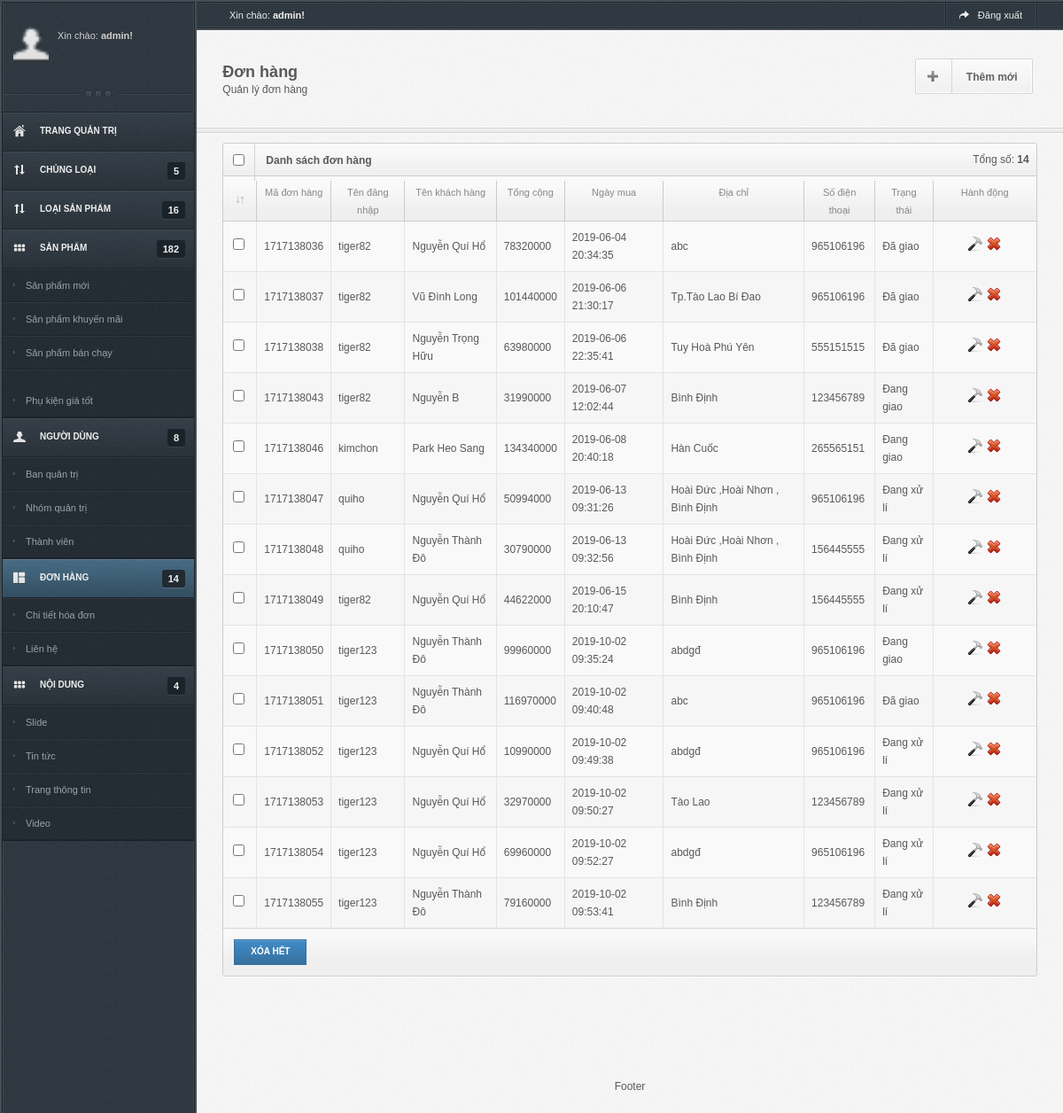
Page /admin/donhang.php on the committed database.
### tables this page shows
CREATE TABLE `doan_donhang` (
  `maDH` int(11) NOT NULL,
  `tenDangNhap` text NOT NULL,
  `tenKH` text NOT NULL,
  `tongCong` int(11) NOT NULL,
  `ngayMua` datetime NOT NULL,
  `diaChi` text NOT NULL,
  `sdt` int(11) NOT NULL,
  `trangThai` int(11) NOT NULL,
  `anHien` int(11) NOT NULL
);

### admin/donhang.php (the view, shortened to what this page needs)
<?php
		$conn = @mysqli_connect("localhost","root","","doan") or die("Không thể kết nối đến sever");
		mysqli_query($conn,"SET NAMES 'utf8'");
		$query="SELECT * FROM doan_donhang ";
	$data = mysqli_query($conn,$query);
?>
<!DOCTYPE html>
<html xmlns="http://www.w3.org/1999/xhtml">
<head>
<link rel="stylesheet" type="text/css" href="main.css" />
<link rel="stylesheet" type="text/css" href="css.css" media="screen" />
</head>
<body>
<div id="left_content">
  <div id="leftSide" style="padding-top:30px;">
    <div class="sideProfile"> <a href="#" title="" class="profileFace"><img width="40" src="images/user.png" /></a> <span>Xin chào: <strong>admin!</strong></span> <span><?php echo $_SESSION['admin'] ?></span>
    </div>
    <div class="sidebarSep"></div>
    <ul id="menu" class="nav">
      <li class="home"> <a href="untitled.php" class="" > <span>Trang quản trị</span> <strong></strong> </a> </li>
      <li class="tran"> <a href="chungloai.php" class=" exp" > <span>Chủng loại</span> <strong>
       <?php
	   $query1="SELECT * FROM doan_chungloai ";
		$data1 = mysqli_query($conn,$query1);
            $num=mysqli_num_rows($data1);
			 echo $num ;
			?>
      </strong> </a> </li>
      <li class="tran"> <a href="loai.php" class=" exp" > <span>Loại sản phẩm</span> <strong>
       <?php
	   $query2="SELECT * FROM doan_loai ";
		$data2 = mysqli_query($conn,$query2);
            $num=mysqli_num_rows($data2);
			 echo $num ;
			?>
      </strong> </a> </li>
      <li class="product"> <a href="locsp.php" class=" exp" id="current"> <span>Sản phẩm</span> <strong>
       <?php
	   $query3="SELECT * FROM doan_sp ";
		$data3 = mysqli_query($conn,$query3);
            $num=mysqli_num_rows($data3);
			 echo $num ;
			?>
      </strong> </a>
        <ul class="sub">
          <li> <a  href="spmoi.php"> Sản phẩm mới </a> </li>
          <li > <a href="spkm.php"> Sản phẩm khuyến mãi </a> </li>
          <li >
          <a href="spbanchay.php"> Sản phẩm bán chạy
          <li > <a href="pkgt.php"> Phụ kiện giá tốt </li></a>
        </ul>
      </li>
      <li class="account"> <a href="user.php" class=" exp"> <span>Người dùng</span> <strong>
       <?php
	   $query4="SELECT * FROM doan_nguoidung ";
		$data4 = mysqli_query($conn,$query4);
            $num=mysqli_num_rows($data4);
			 echo $num ;
			?>
      </strong> </a>
        <ul class="sub">
          <li > <a href="admin/admin.html"> Ban quản trị </a> </li>
          <li > <a href="admin/admin_group.html"> Nhóm quản trị </a> </li>
          <li > <a href="admin/user.html"> Thành viên </a> </li>
        </ul>
      </li>
      <li class="support"> <a href="admin/support.html" class="active exp" > <span>Đơn hàng</span> <strong> <?php
	   $query5="SELECT * FROM doan_donhang ";
		$data5 = mysqli_query($conn,$query5);
            $num=mysqli_num_rows($data5);
			 echo $num ;
			?></strong> </a>
        <ul class="sub">
          <li > <a href="doan_chitiethoadon.php"> Chi tiết hóa đơn </a> </li>
          <li > <a href="admin/contact.html"> Liên hệ </a> </li>
        </ul>
      </li>
      <li class="content"> <a href="admin/content.html" class=" exp" > <span>Nội dung</span> <strong>4</strong> </a>
        <ul class="sub">
          <li > <a href="admin/slide.html"> Slide </a> </li>
          <li > <a href="admin/news.html"> Tin tức </a> </li>
          <li > <a href="admin/info.html"> Trang thông tin </a> </li>
          <li > <a href="admin/video.html"> Video </a> </li>
        </ul>
      </li>
    </ul>
  </div>
</div>
<div id="rightSide">
<div id="rightSide">
  <div class="topNav">
    <div class="wrapper">
      <div class="welcome"> <span>Xin chào: <b>admin!</b></span> </div>
      <div class="userNav">
        <ul>
          <li><a href="../delete-session.php"> <img src="image/logout.png" alt="" /> <span>Đăng xuất</span> </a></li>
        </ul>
      </div>
    </div>
  </div>
  <div class="titleArea">
    <div class="wrapper">
      <div class="pageTitle">
        <h4>Đơn hàng</h4>
        <span>Quản lý đơn hàng</span> </div>
      <div class="horControlB menu_action">
        <ul>
          <li><a href="them_donhang.php"> <img src="image/add.png" /> <span>Thêm mới</span> </a></li>
        </ul>
      </div>
    </div>
  </div>
  <div class="line"></div>
  <div class="wrapper">
    <div class="widget">
      <div class="title"> <span class="titleIcon">
        <input type="checkbox" id="titleCheck" name="titleCheck" />
        </span>
        <h6>Danh sách đơn hàng</h6>
        <div class="num f12">Tổng số: <b>
          <?php
            $num=mysqli_num_rows($data);
			 echo $num ;
			?>
          </b></div>
      </div>
      <form action="http://localhost/webphp/index.php/admin/user.html" method="get" class="form" name="filter">
        <table cellpadding="0" cellspacing="0" width="100%" class="sTable mTable myTable withCheck" id="checkAll">
          <thead>
            <tr>
              <td style="width:10px;"><img src="image/tableArrows.png" /></td>
              <td>Mã đơn hàng</td>
              <td>Tên đăng nhập</td>
              <td>Tên khách hàng</td>
              <td>Tổng cộng</td>
              <td>Ngày mua</td>
              <td>Địa chỉ</td>
              <td>Số điện thoại</td>
              <td>Trạng thái</td>
              <td style="width:100px;">Hành động</td>
            </tr>
          </thead>
          <tfoot>
            <tr>
              <td colspan="10"><div class="list_action itemActions"> <a href="#submit" id="submit" class="button blueB" url="user/del_all.html"> <span style='color:white;'>Xóa hết</span> </a> </div>
                <div class='pagination'> </div></td>
            </tr>
          </tfoot>
          <tbody>
            <?php for($i=1;$i<=$num;$i++){
			$m= mysqli_fetch_array($data);
									echo "<tr>";
					echo   "<td><input type='checkbox' name='id[]' /></td>";
					echo	"<td class='textC'>".$m['maDH']."</td>";
					echo	"<td><span title=".$m['tenDangNhap']." class='tipS'>
							".$m['tenDangNhap']."</span></td>";
							echo	"<td><span title=".$m['tenKH']." class='tipS'>
							".$m['tenKH']."</span></td>";
							echo	"<td><span title=".$m['tongCong']." class='tipS'>
							".$m['tongCong']."</span></td>";
							echo	"<td><span title=".$m['ngayMua']." class='tipS'>
							".$m['ngayMua']."</span></td>";
							echo	"<td><span title=".$m['diaChi']." class='tipS'>
							".$m['diaChi']."</span></td>";
							echo	"<td><span title=".$m['sdt']." class='tipS'>
							".$m['sdt']."</span></td>";?>
              <td><?php if ($m['trangThai']==0) {
                echo "Đang xử lí";
              }
              elseif ($m['trangThai']==1) {
                echo "Đang giao";
              }
              else echo "Đã giao";
               ?></td>
              <?php
						echo "<td class='option'>";
							echo "<a href='sua_donhang.php?id=".$m['maDH']."' title='Chỉnh sửa' class='tipS '>";
							echo "<img src='image/edit.png' />";
							echo "</a>";
							echo "<a href='xoa_donhang.php?id=".$m['maDH']."' title='Xóa' class='tipS verify_action' >";
							  echo  "<img src='image/delete.png' />";
							echo "</a>";
						echo "</td>";
					echo "</tr>";
			}?>
          </tbody>
        </table>
      </form>
    </div>
  </div>
  <div id="footer">
    <div class="wrapper">
      <div>Footer</div>
    </div>
  </div>
</div>
</body>
</html>

### admin/css.css (style rules this page uses)
body { min-width: 1024px; }
#left_content { float: left; background: url(image/bodyBg.png) repeat-y 0 0; }
.menu_action { padding: 0px; margin: 30px 0px; float: right; }
.horControlB.menu_action ul li { margin: 0 5px; }
.option { text-align: center; }
.option a { margin-right: 5px; }
.option a:last-child { margin-right: 0; }
.nav li.home a span { background-image:url(image/home.png) ; }
.nav li.account a span { background-image: url(image/user.png); }
.nav li.product a span { background-image: url(image/blocks.png); }
.nav li.tran a span { background-image: url(image/transfer.png); }
.nav li.content a span { background-image: url(image/blocks.png); }
.nav li.support a span { background-image: url(image/frames.png); }
table.myTable a { color: #595959; }
.pagination { display: block; padding: 5px 10px; float:right; }

### rows in the picture
doan_donhang: maDH "1717138036", tenDangNhap "tiger82", tenKH "Nguyễn Quí Hổ", tongCong "78320000", ngayMua "2019-06-04 20:34:35", diaChi "abc", sdt "965106196", trangThai "Đã giao"
doan_donhang: maDH "1717138037", tenDangNhap "tiger82", tenKH "Vũ Đình Long", tongCong "101440000", ngayMua "2019-06-06 21:30:17", diaChi "Tp.Tào Lao Bí Đao", sdt "965106196", trangThai "Đã giao"
doan_donhang: maDH "1717138038", tenDangNhap "tiger82", tenKH "Nguyễn Trọng Hữu", tongCong "63980000", ngayMua "2019-06-06 22:35:41", diaChi "Tuy Hoà Phú Yên", sdt "555151515", trangThai "Đã giao"
doan_donhang: maDH "1717138043", tenDangNhap "tiger82", tenKH "Nguyễn B", tongCong "31990000", ngayMua "2019-06-07 12:02:44", diaChi "Bình Định", sdt "123456789", trangThai "Đang giao"
doan_donhang: maDH "1717138046", tenDangNhap "kimchon", tenKH "Park Heo Sang", tongCong "134340000", ngayMua "2019-06-08 20:40:18", diaChi "Hàn Cuốc", sdt "265565151", trangThai "Đang giao"
doan_donhang: maDH "1717138047", tenDangNhap "quiho", tenKH "Nguyễn Quí Hổ", tongCong "50994000", ngayMua "2019-06-13 09:31:26", diaChi "Hoài Đức ,Hoài Nhơn , Bình Định", sdt "965106196", trangThai "Đang xử lí"
doan_donhang: maDH "1717138048", tenDangNhap "quiho", tenKH "Nguyễn Thành Đô", tongCong "30790000", ngayMua "2019-06-13 09:32:56", diaChi "Hoài Đức ,Hoài Nhơn , Bình Định", sdt "156445555", trangThai "Đang xử lí"
doan_donhang: maDH "1717138049", tenDangNhap "tiger82", tenKH "Nguyễn Quí Hổ", tongCong "44622000", ngayMua "2019-06-15 20:10:47", diaChi "Bình Định", sdt "156445555", trangThai "Đang xử lí"
doan_donhang: maDH "1717138050", tenDangNhap "tiger123", tenKH "Nguyễn Thành Đô", tongCong "99960000", ngayMua "2019-10-02 09:35:24", diaChi "abdgđ", sdt "965106196", trangThai "Đang giao"
doan_donhang: maDH "1717138051", tenDangNhap "tiger123", tenKH "Nguyễn Thành Đô", tongCong "116970000", ngayMua "2019-10-02 09:40:48", diaChi "abc", sdt "965106196", trangThai "Đã giao"
doan_donhang: maDH "1717138052", tenDangNhap "tiger123", tenKH "Nguyễn Quí Hổ", tongCong "10990000", ngayMua "2019-10-02 09:49:38", diaChi "abdgđ", sdt "965106196", trangThai "Đang xử lí"
doan_donhang: maDH "1717138053", tenDangNhap "tiger123", tenKH "Nguyễn Quí Hổ", tongCong "32970000", ngayMua "2019-10-02 09:50:27", diaChi "Tào Lao", sdt "123456789", trangThai "Đang xử lí"
doan_donhang: maDH "1717138054", tenDangNhap "tiger123", tenKH "Nguyễn Quí Hổ", tongCong "69960000", ngayMua "2019-10-02 09:52:27", diaChi "abdgđ", sdt "965106196", trangThai "Đang xử lí"
doan_donhang: maDH "1717138055", tenDangNhap "tiger123", tenKH "Nguyễn Thành Đô", tongCong "79160000", ngayMua "2019-10-02 09:53:41", diaChi "Bình Định", sdt "123456789", trangThai "Đang xử lí"

### other values in the picture
$num "5"
$num "16"
$num "182"
$num "8"
$num "14"
